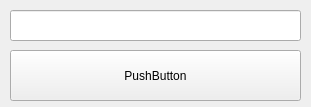
<?xml version="1.0" encoding="UTF-8"?>
<ui version="4.0">
 <class>MainWindow</class>
 <widget class="QMainWindow" name="MainWindow">
  <property name="geometry">
   <rect>
    <x>0</x>
    <y>0</y>
    <width>311</width>
    <height>107</height>
   </rect>
  </property>
  <property name="windowTitle">
   <string>MainWindow</string>
  </property>
  <widget class="QWidget" name="centralwidget">
   <widget class="QPushButton" name="pushButton">
    <property name="geometry">
     <rect>
      <x>10</x>
      <y>50</y>
      <width>291</width>
      <height>51</height>
     </rect>
    </property>
    <property name="text">
     <string>PushButton</string>
    </property>
   </widget>
   <widget class="QLineEdit" name="lineEdit">
    <property name="geometry">
     <rect>
      <x>10</x>
      <y>10</y>
      <width>291</width>
      <height>31</height>
     </rect>
    </property>
   </widget>
  </widget>
 </widget>
 <resources/>
 <connections/>
</ui>
